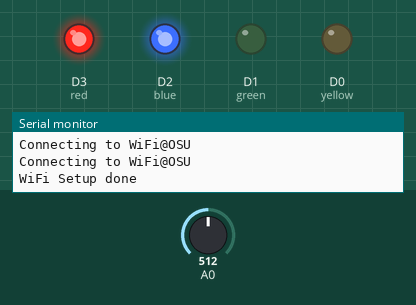
Simulated run of this sketch. Board: ESP8266 (NodeMCU). Shown: output pins drawn as LEDs (lit = HIGH), the last lines printed to the serial monitor. The test bench sets the inputs (shaded band); at power-on: A0 = 512. WiFi joins after 1.5 s; servers stay silent unless stated; uploads are accepted with an empty reply.

Above: at 4.2 s.
At 14.5 s:
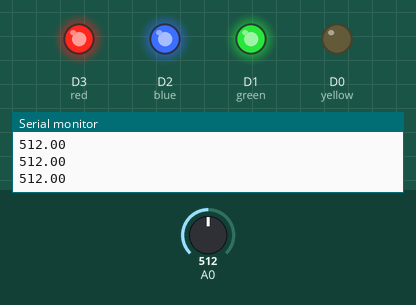
At 24.6 s:
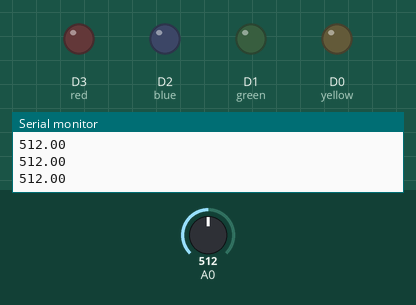
Timing chart, 0 to 30.4 s (numbered marks = the images above):
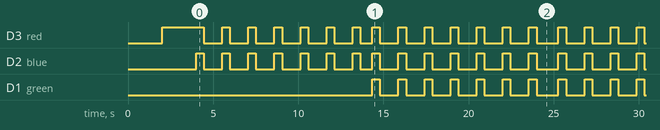

Measured:
- by itself, D3 (red), D2 (blue): moves between LOW and HIGH, repeating every 20.3 s
- by itself, D1 (green): moves between LOW and HIGH, repeating every 6.3 s

The sketch:

MakeOHIO.ino
```cpp
#include <ESP8266WiFi.h>
#include <ESP8266HTTPClient.h>
// Authors:
//     Vish Anand
//     Dean Ogle
// <---------------------------------------2019----------------------------------->

// Counter for the LEDs so they blink
int ledCounter = 0;

// Keeps track of if each of the LEDs should be on
boolean blueOn = false;
boolean redOn = true;
boolean yellowOn = false;
boolean greenOn = false;

// Keeps track of the previous light states, so it knows when a change occurs
// So it can immediately turn on
boolean bluePrev = false;
boolean redPrev = true;
boolean yellowPrev = false;
boolean greenPrev = false;

// Initializes and declares values for the sound
double micVal = 0;
double maxVol = 0;
double smallMax = 0;
// Initializes and declares strings for the connection to Wifi and Server
const char* ssid = "WiFi@OSU";
const char* deviceId = "cIcDgTYwwIODUEYGWIg5ov4dqdlVIcT1DJzOmpHdF4CoSfKEtMxrtVqHgdoL9mubhFMbkLJDEtvYAEwEiO3JoCkAPtq2tmmqKBFvJkX6aTNExhVSPtxIRuKzbOm98UOx9iSBfLdOv7jWjm0oV4E2vmUg1xlCEbTa";
int run = 1;

// Pins for the LEDs and how long it should flash for (in 1/100ths of seconds)
const int red=D3;
const int blue=D2;
const int green=D1;
const int yellow=D0;
const int flashTime = 45;

void updateLED(){
    // Resets counter to 0 if any of the light states change from off to on
    if((!bluePrev && blueOn) || (!redPrev && redOn) ||(!greenPrev && greenOn) ||(!yellowPrev && yellowOn)){
      ledCounter = 0;
      bluePrev = blueOn;
      redPrev = redOn;
      greenPrev = greenOn;
      yellowPrev = yellowOn;
    }
    // Makes sure all prev values are equal to current values
    bluePrev = blueOn;
    redPrev = redOn;
    greenPrev = greenOn;
    yellowPrev = yellowOn;

    // Flashes the lights if they should be flashed
    if(ledCounter < flashTime){
      if(blueOn){
        digitalWrite(blue, HIGH);
      }else{
        digitalWrite(blue, LOW);
      }
      if(greenOn){
        digitalWrite(green, HIGH);
      }else{
        digitalWrite(green, LOW);
      }
      if(yellowOn){
        digitalWrite(yellow, HIGH);
      }else{
        digitalWrite(yellow, LOW);
      }
      if(redOn){
        digitalWrite(red, HIGH);
      }else{
        digitalWrite(red, LOW);
      }
    }
    // Off part of the blink stage
    else{
      digitalWrite(blue, LOW);
      digitalWrite(red, LOW);
      digitalWrite(green, LOW);
      digitalWrite(yellow, LOW);
    }
    // Resets conuter when it gets too big
    if(ledCounter >150){
      ledCounter = 0;
    }
    ledCounter++;
}

void wifiSetup(){
  // Begins to set up wifi
  blueOn = false;
  WiFi.begin(ssid);
  updateLED();
  while (WiFi.status() != WL_CONNECTED) {
    // Tries to connect every 1 second
    delay(1000);
    Serial.print("Connecting to ");
    Serial.println(ssid);
  }
  // Prints to serial monitor that the wifi setup is complete, turns blue led on
  Serial.println("WiFi Setup done");
  blueOn = true;
  updateLED();
}

void setup() {
  // Initializes IO pins
  pinMode(A0, INPUT);
  pinMode(red, OUTPUT);
  pinMode(blue, OUTPUT);
  pinMode(green, OUTPUT);
  pinMode(yellow, OUTPUT);
  // Initialize the LED_BUILTIN pin as an output
  // Sets up the serial whatever its called
  Serial.begin(115200);
  delay(2000);
  Serial.println("Serial Console Setup done");
  updateLED();
  wifiSetup();
}

// the loop function runs over and over again forever
void loop() {
  //Serial.println(WiFi.macAddress());
  micVal = analogRead(A0);
  if (micVal > smallMax){
    smallMax = micVal; // 1 second max
  }
  if (micVal > maxVol){
    maxVol = micVal; // 10 second max
  }

  run++;
  if (run > 1000){
    run = 0; // every 10 seconds resets the counter
  }

  if (run == 0){ // every 10 seconds
    // updates or attempts to update the server with information, checks if still connected
    // to wifi as well
    yellowOn = false;
    if (WiFi.status() == WL_CONNECTED) {
      HTTPClient http;
      char str[400];
      snprintf(str, 400, "http://quiethours.vishanand.com/send_data?mic=%f&deviceId=%s", maxVol, deviceId);
      http.begin(str);
      int httpCode = http.GET();
      if (httpCode > 0 ){
        String payload = http.getString();
        Serial.println(payload);
        if (payload == "Loudness warning triggered!"){
          yellowOn = true;
        }
        greenOn = true;
      } else {
        Serial.println("Server could not be reached!");
        greenOn = false;
      }
      http.end();
    } else {
      wifiSetup(); // reconfigure wifi if connection is lost
    }
    maxVol = 0; //reset max
  } else if (run % 100 == 0){ // every 1 second
    Serial.println(smallMax);
    smallMax = 0; //reset max
  }
  // updates the lights for flashing purposes, delays appropriately
  updateLED();
  delay(10);
}
```
